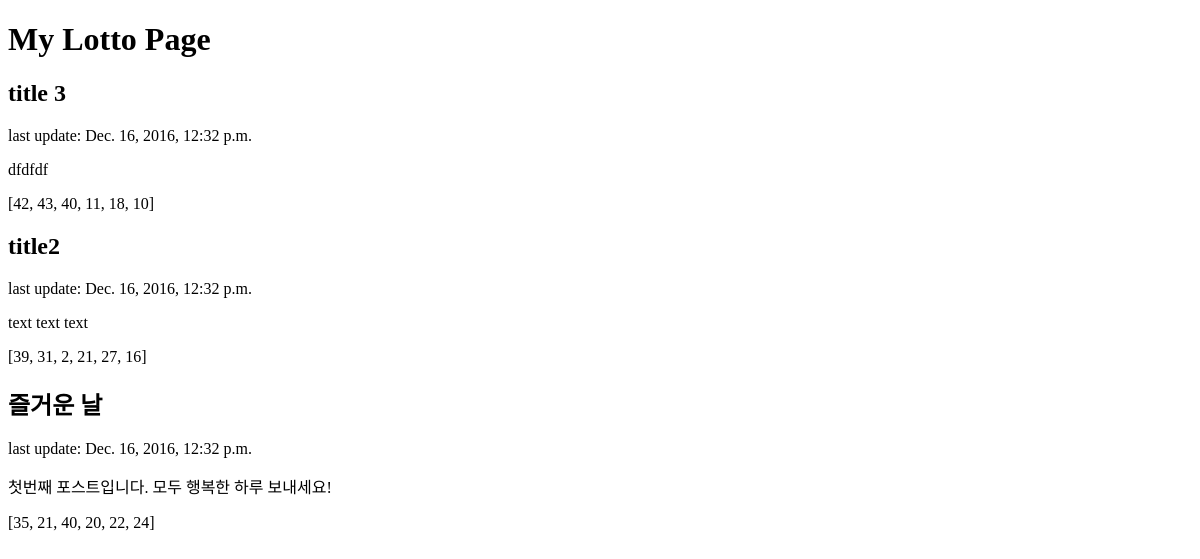
Before: / with the older database file.
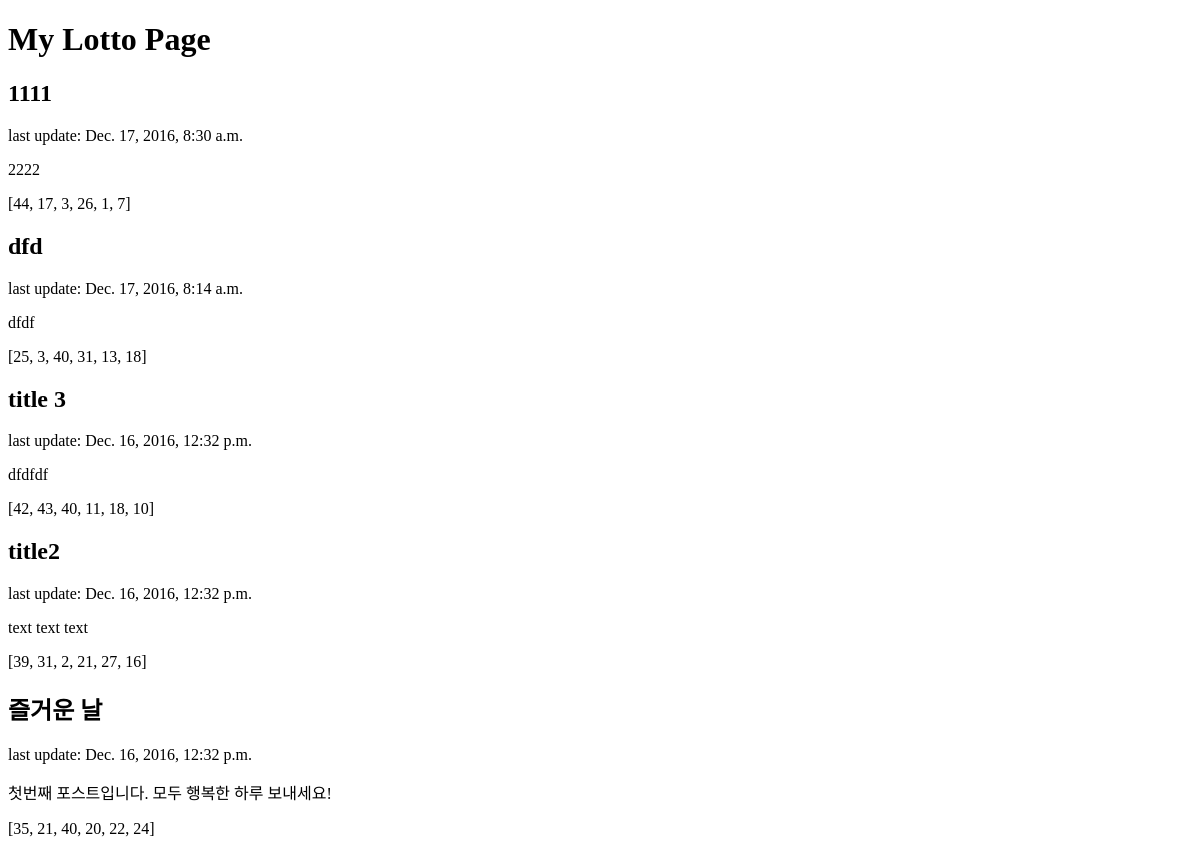
After: the same page with the newer database file.
### lotto/models.py (models this page shows, shortened)
class Post(models.Model):
    author = models.ForeignKey('auth.User')
    title = models.CharField(max_length=256)
    text = models.TextField()
    bonus = models.CharField(max_length=24)
    update_date = models.DateTimeField(default = timezone.now)

### lotto/views.py (the view)
# urls.py: url(r'^$', views.index, name='lotto_index'),
def index(request):
    posts = Post.objects.filter(update_date__lte=timezone.now()).order_by('-update_date')
    return render(request, 'lotto/lotto_view.html', {'posts': posts})

### lotto/templates/lotto/lotto_view.html
<!DOCTYPE html>
<html lang="ko">
<head>
</head>
<body>
  <h1>My Lotto Page</h1>
  {% for post in posts%}
    <h2> {{post.title}} </h2>
    <p> last update: {{post.update_date}} </p>
    <p> {{post.text}} </p>
    <p> {{post.bonus}} </p>
  {% endfor %}
</body>
</html>

Changed rows visible on the page:
added Post: title "1111", update_date "Dec. 17, 2016, 8:30 a.m.", text "2222", bonus "[44, 17, 3, 26, 1, 7]"
added Post: title "dfd", update_date "Dec. 17, 2016, 8:14 a.m.", text "dfdf", bonus "[25, 3, 40, 31, 13, 18]"
